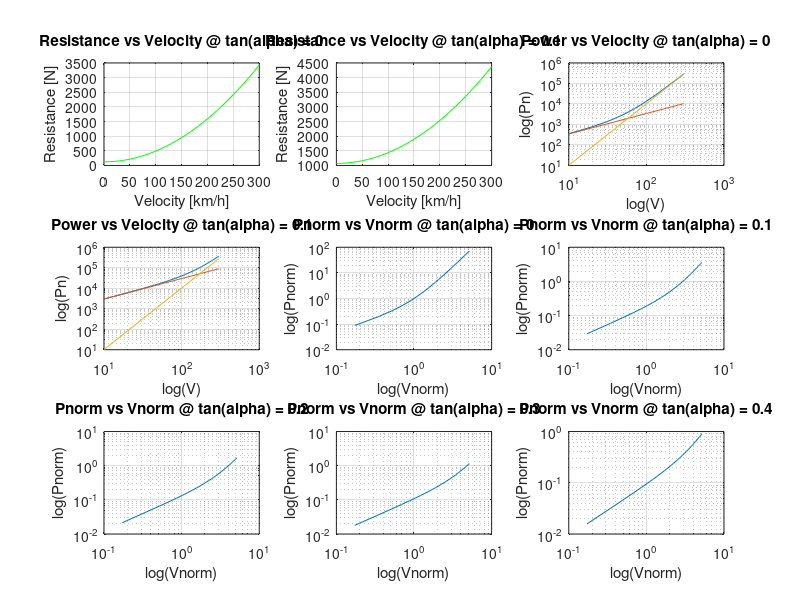
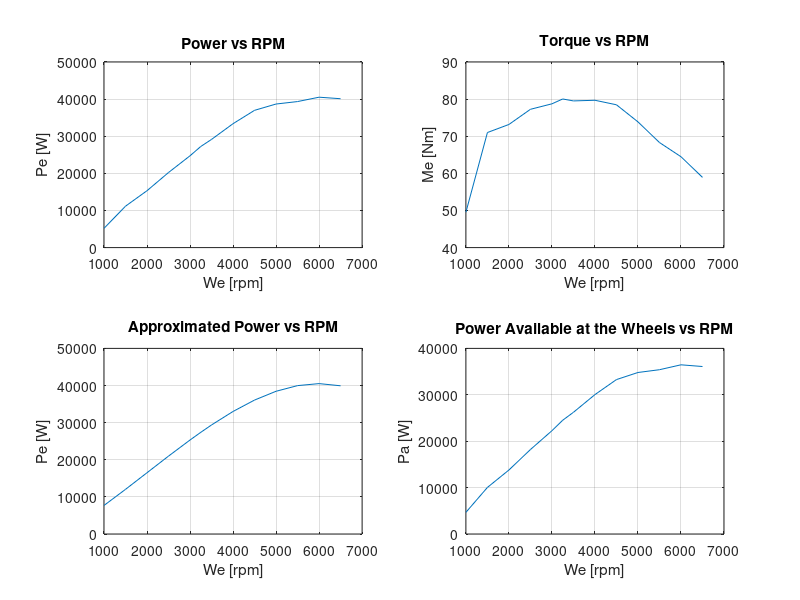
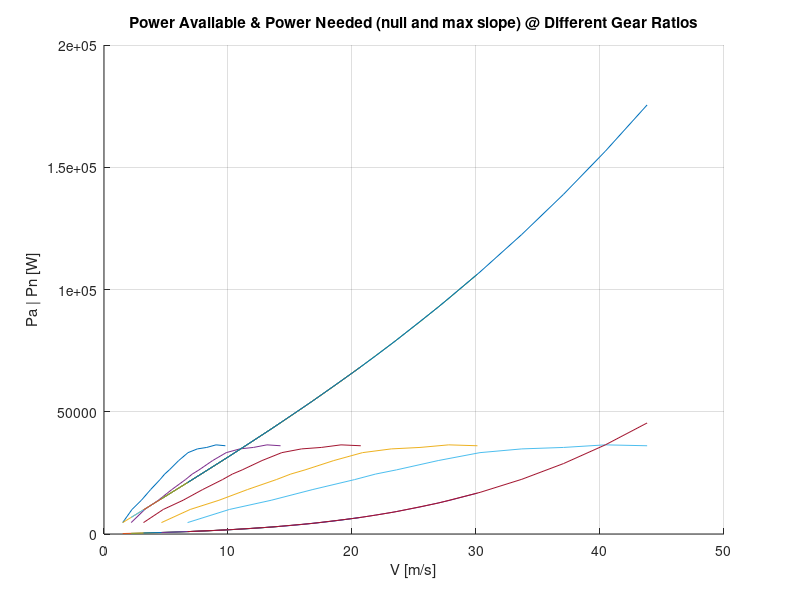
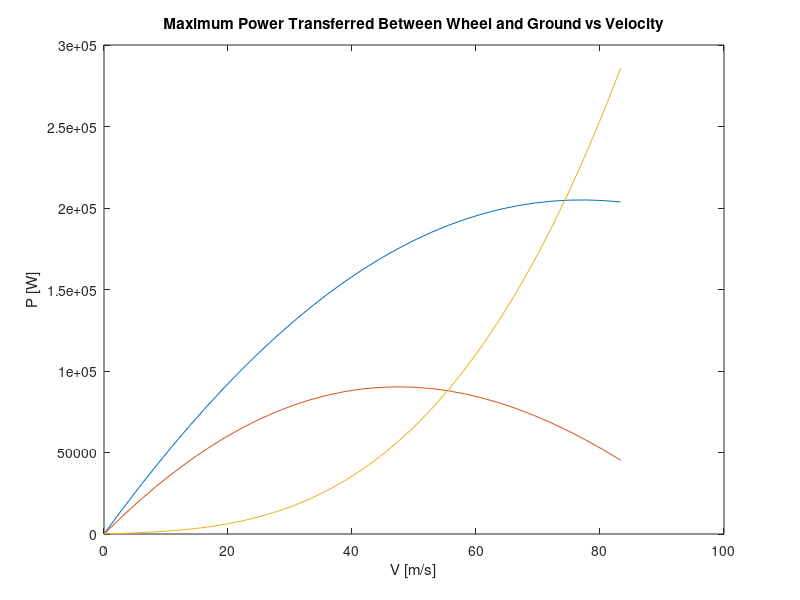

Source code (MATLAB) for these figures, in order: (Note: this script raises an error after producing the figures.)
clear all
clc

% Define Given Constants
Cx = .35; %[-]
S = 1.82; %[m^2]
m = 970; %[kg]
Vcil = 1040; %[cm^3]
Tf = .281; %[-]
wmin = 850; %[rpm]
efficiencyt = .9; %[-]
l = 2.3; %[m]
a = 1.15; %[m]
b=l-a;
hG = .5; %[m]
wheel_indication = '155/65R13';
R0 = 13*25.4/2 + .65*155; %[mm]
Re = .98*R0*10^-3; % [m]
N = 5; %[-]
ts = 1; %[s]
Je = .08; %[kg.m^2]
Jw = 1.6; %[kg.m^2]
Jt = Jw; %[kg.m^2]
g = 9.81; % [m/s^2]
ro = 1.3; %[kg/m^2]
alpha = atan(0:0.1:0.4); %[-]
f0 = .013; %[-]
K = 6.51*10^-6; %[s^2/m^2] 

% POWER NEEDED FOR MOTION

% Take Artbitrary Velocity Interval
vKm = 0:10:300; %[km/h]
vm = (vKm./3.6); %[m/s]

% Declare All Vectors/Matrices As Zeros
A = zeros(5, 1);
B = zeros(5, 1);
R = zeros(5, 31);
Pn = zeros(5, 31);
Pnorm = zeros(5, 31);
Pcar = zeros(5, 1);
Vcar = zeros(5, 1);
Av = zeros(5, 31);
Bv3 = zeros(5, 31);

% Calculate A, B, Vcar, Pcar, R, Av, Bv^3, Pn, Pnorm and Vnorm at 5
% different inclinations
for i = 1:5
    A(i) = m*g*(f0*cos(alpha(i)) + sin(alpha(i))); %[N]
    B(i) = m*g*K*cos(alpha(i)) + 0.5*ro*S*Cx; %[kg/m]

    Vcar(i) = sqrt(A(1)/B(1)); %[m/s]
    Pcar(i) = 2*A(i)*sqrt(A(i)/B(i)); %[W]
        
    for j = 1:31
        R(i, j) = A(i) + B(i)*(vm(j)^2); %[N]
        Av(i, j) = A(i)*vm(j); %[W]
        Bv3(i, j) = B(i)*vm(j)^3; %[W]
        Pn(i, j) = Av(i, j) + Bv3(i, j); %[W]
        Pnorm(i, j) = Pn(i, j)/Pcar(i); %[-]
    end

    Vnorm = vm/Vcar(i); %[-]
    
end

% Plot The Required Graphs In Part I

figure; hold on;

for i = 1:2
    subplot(3, 3, i);
    plot(vKm, R(i, 1:31), 'g');
    xlabel('Velocity [km/h]');
    ylabel('Resistance [N]');
    title(['Resistance vs Velocity @ tan(alpha) = ', num2str(tan(alpha(i)))]);
    grid on;
end

for i = 1:2
    subplot(3, 3, i+2);
    loglog(vKm, Pn(i, 1:31)); hold on;
    loglog(vKm, Av(i, 1:31));
    loglog(vKm, Bv3(i, 1:31));
    xlabel('log(V)');
    ylabel('log(Pn)');
    title(['Power vs Velocity @ tan(alpha) = ', num2str(tan(alpha(i)))]);
    grid on;
end

for i = 1:5
    subplot(3, 3, i+4);
    loglog(Vnorm, Pnorm(i, 1:31));
    xlabel('log(Vnorm)');
    ylabel('log(Pnorm)');
    title(['Pnorm vs Vnorm @ tan(alpha) = ', num2str(tan(alpha(i)))]);
    grid on;
end

% COMPUTATION OF THE MAXIMUM POWER AVAILABLE AT THE WHEELS

% Define RPM and MEP As Given In Engine Map
werpm = [1000, 1500, 2000, 2500, 3000, 3250, 3500, 4000, 4500, 5000, 5500, 6000, 6500]; %[rpm]
we = (2*pi/60).*werpm; %[rad/s]
mep = [5.985, 8.5785, 8.841, 9.3345, 9.513, 9.6705, 9.6075, 9.6285, 9.4815, 8.9250, 8.2530, 7.791, 7.119]; %[bar]

% Using a four stroke engine
k = .5;

% Declare Pe And Me Vectors As Zeros
Pe = zeros(13, 1);
Me = zeros(13, 1);

% Calculate Pe And Me At Different Engine Rotational Speed
for i = 1:13
   Pe(i) =  .1*k*mep(i)*Vcil*we(i)/(2*pi); % [W]
   Me(i) = Pe(i)/we(i); % [Nm]
end

% Plot The Required Graphs In Part II

figure; hold on;
subplot(2, 2, 1);
plot(werpm, Pe);
xlabel('We [rpm]');
ylabel('Pe [W]');
title('Power vs RPM');
grid on;
subplot(2, 2, 2);
plot(werpm, Me);
xlabel('We [rpm]');
ylabel('Me [Nm]');
title('Torque vs RPM');
grid on;

% Obtain Maximum Power And Corresponding We
[Pmax, imax] = max(Pe); % [W]
wemax = we(imax); % [rad/s]

% Declare Summation Terms And Approximated Power As Zeros Vectors
Pi = zeros(3, 1);
Peapp = zeros(13, 1);

% Calculate The Terms Of The Summation
for i = 1:3
    Pi(i) = Pmax/(wemax^i);
end
Pi(3) = -Pi(3);

% Calculate The Approximated Value Of The Power
for i= 1:13
    for j = 1:3
       Peapp(i) = Peapp(i) + Pi(j)*we(i)^j; % [W]
    end
end

% Plot The Graph Of The Approximated Value

subplot(2, 2, 3);
plot(werpm, Peapp);
xlabel('We [rpm]');
ylabel('Pe [W]');
title('Approximated Power vs RPM');
grid on;

% Calculate The Power Available At The Wheels
Pa = zeros(13, 1);
Paapp = zeros(13, 1);
for i = 1:13
   Pa(i) = efficiencyt*Pe(i); % [W]
   Paapp(i) = efficiencyt*Peapp(i); % [W]
end

% Plot The Graph Of Power Available At The Wheels

subplot(2, 2, 4);
plot(werpm, Pa);
xlabel('We [rpm]');
ylabel('Pa [W]');
title('Power Available at the Wheels vs RPM');
grid on;

% GRADEABILITY AND INITIAL CHOICE OF THE TRANSMISSION RATIOS

% Calculate Maximum Speed Vehicle Can Reach
Pamax = max(Pa);
Astar = power(Pamax/(2*B(1)), 1/3);
Bstar = sqrt(1+(4*A(1)^3/(27*(Pamax^2)*B(1))));
Vmax = Astar*(power(Bstar+1, 1/3)-power(Bstar-1, 1/3)); % [m/s]

% Calculate Gear Ratios
Tgtop = Vmax/(Tf*Re*wemax); %[-]
alphamax = atan(.33); %[-]
Tgbottom = Me(1)*efficiencyt/(Tf*Re*m*g*(f0*cos(alphamax)+sin(alphamax))); %[-]
Tgi = zeros(5, 1);
Tgi(1) = Tgbottom;
Tgi(5) = Tgtop;
for i = 2:4
   Tgi(i) = Tgi(i-1)*power((Tgtop/Tgbottom), 1/(N-1)); %[-] 
end

% Calculate Vehicle Speed According To We And Gear Ratios
Vw = zeros(5, 13);
for i = 1:5
   for j = 1:13
       Vw(i, j) = we(j)*Tf*Tgi(i)*Re; % [m/s]
   end
end

Avw = zeros(5, 13, 2);
Bvw3 = zeros(5, 13, 2);

for i = 1:5
    for j = 1:13
        Avw(i, j, 1) = A(1)*Vw(i, j);
        Bvw3(i, j, 1) = B(1)*Vw(i, j)^3;
    end
end

Aw = m*g*(f0*cos(alphamax) + sin(alphamax)); %[N]
Bw = m*g*K*cos(alphamax) + .5*ro*S*Cx; %[kg/m]

for i = 1:5
    for j = 1:13
        Avw(i, j, 2) = Aw*Vw(i, j);
        Bvw3(i, j, 2) = Bw*Vw(i, j)^3;
    end
end

Pnw = zeros(5, 13, 2);
for i = 1:2
   for j = 1:5
       for kz = 1:13
            Pnw(j, kz, i) = Avw(j, kz, i) + Bvw3(j, kz, i); 
       end
   end
end

figure;  hold on;
for i = 1:5
    plot(Vw(i, 1:13), Pa, Vw(i, 1:13), Pnw(i, 1:13, 1), Vw(i, 1:13), Pnw(i, 1:13, 2));
end
xlabel('V [m/s]');
ylabel('Pa | Pn [W]');
title('Power Available & Power Needed (null and max slope) @ Different Gear Ratios');

grid on;

% MAXIMUM POWER THAT CAN BE TRANSFERRED BY THE TIRES TO THE GROUND

% Define Constants
c1 = [1.1, .8];
c2 = [6, 8]*10^-3;

% Calculate Dx
Rl = 0.92*R0*10^-3;
Dx = Rl.*(f0+K.*vm.^2);

% Calculate Fz1 and Fz2
K1 = ro*S*Cx*hG/2/m/g;
K2 = -K1;
Fz1 = m*g*(b-Dx-K1.*vm.^2)/l;
Fz2 = m*g*(a+Dx-K2.*vm.^2)/l;

% Calculate Maximum Power Transferred in Dry/Wet Conditions
uip(1,1:31) = c1(1) - c2(1).*vm;
uip(2,1:31) = c1(2) - c2(2).*vm;
PmaxWG(1,1:31) = (Fz1).*uip(1,1:31).*vm;
PmaxWG(2,1:31) = (Fz1).*uip(2,1:31).*vm;

% Plot Required Graphs

figure;
plot(vm, PmaxWG(1, 1:31), vm, PmaxWG(2, 1:31), vm, Pn(1, 1:31));
title('Maximum Power Transferred Between Wheel and Ground vs Velocity');
xlabel('V [m/s]');
ylabel('P [W]');

% Obtain The Maximum Velocity
interD = InterX([vm;PmaxWG(1, 1:31)],[vm;Pn]);
interW = InterX([vm;PmaxWG(2, 1:31)],[vm;Pn]);
VmaxWG(1,1) = interD(1,2);
VmaxWG(1,2) = interW(1,2);

% ACCELERATION PERFORMANCE

% Compute Equivalent Mass
me = m + Jt/(Re*Tf)^2 + Je/(Re*Tf)^2./Tgi.^2;

% Compute Maximum Acceleration
amax = zeros(5, 13);
for i = 1:5
   for j = 1:13
      amax(i, j) = (Pa(j)-Pnw(i,j))/(me(i)*Vw(i,j));
   end
end

% In this case we realise that at 5th gear ratio the maximum velocity is
% attained at the index = 12; therefore, theoratically we get a negative
% acceleration which we must substitute by 0 since the acceleration goes to
% 0 (in ideal case) when a body reached its maximum speed
amax(5,13) = 0;

% Plot Maximum Acceleration
oneOamax = 1./amax;
figure; hold on;

for i = 1:5
   plot(Vw(i, 1:13), amax(i, 1:13));
end
title('Maximum Acceleration vs Veloctiy');
xlabel('V [m/s]');
ylabel('A [m/s^2]');
grid on;

% Find Points of Intersections
x = [Vw(1, 13) Vw(2,13) Vw(3,13), 100/3.6];
y = [0 4];
F0 = [Vw(1,1);oneOamax(1,1)];
F1 = InterX([Vw(1,1:13);oneOamax(1,1:13)],[Vw(2,1:13);oneOamax(2,1:13)]);
F2 = InterX([Vw(3,1:13);oneOamax(3,1:13)],[[x(2) x(2)];[y(1) y(2)]]);
F3 = InterX([Vw(4,1:13);oneOamax(4,1:13)],[[x(3) x(3)];[y(1) y(2)]]);
F4 = InterX([Vw(4,1:13);oneOamax(4,1:13)],[[x(4) x(4)];[y(1) y(2)]]);
F = [F1 F2 F3 F4];

% Find Increments for Different Intervals
I = [F1(1)-F0(1), F2(1)-F1(1), F3(1)-F2(1), F4(1)-F3(1)]/10;

% Calculate New Ideal Velocity Vector
newV = zeros(1, 40);
base = Vw(1,1);
for i = 1:4
   for j = (10*i-9):10*i
      newV(j) =  base + I(i)*(j-10*(i-1));
   end
   base = newV(j);
end

% Calculate New Actual Velocity Vector

newVactual = zeros(1, 43);
for i = 43:-1:35
   newVactual(i) = newV(i-3);
end
newVactual(34) = newV(30);
newVactual(33) = newV(30);
for i = 32:-1:24
   newVactual(i) = newV(i-2); 
end
newVactual(23) = newV(20);
newVactual(22) = newV(20);
for i=21:-1:13
   newVactual(i) = newV(i-1); 
end
newVactual(12) = newV(10);
newVactual(11) = newV(10);
for i = 10:-1:1
   newVactual(i) = newV(i);
end

% Calculate New 1/Acceleration Vector
newA = zeros(1, 40);
for i = 1:4
    for j = (10*i-9):10*i
        POINT = InterX([Vw(i,1:13);oneOamax(i,1:13)],[[newV(j) newV(j)];[y(1) y(2)]]);
        newA(j) = POINT(2);
    end
end

% Calculate Ideal Time Using Numerical Integration
Time = zeros(1, 40);
Time(2) = trapz([Vw(1,1) newV(1)],[oneOamax(1,1), newA(1)]);
for i = 3:40
    if (i==22 || i==32)
        index = (i - rem(i,10))/10;
        Time(i) = Time(i-1) + trapz([newV(i-2) newV(i-1)],[F(2, index) newA(i-1)]);
    else
        Time(i) = Time(i-1) + trapz([newV(i-2) newV(i-1)],[newA(i-2) newA(i-1)]);
    end
end

% Calculate Actual Time Using Numerical Integration
TimeActual = zeros(1,43);
TimeActual(2) = trapz([Vw(1,1) newV(1)],[oneOamax(1,1), newA(1)]);
for i = 3:11
    TimeActual(i) = TimeActual(i-1) + trapz([newV(i-2) newV(i-1)],[newA(i-2) newA(i-1)]);
end
TimeActual(12) = TimeActual(11) + ts;
for i = 13:22
    TimeActual(i) = TimeActual(i-1) + trapz([newV(i-3) newV(i-2)],[newA(i-3) newA(i-2)]);
end
TimeActual(23) = TimeActual(22) + ts;
TimeActual(24) = TimeActual(23) + trapz([newV(20) newV(21)],[F(2, 2) newA(21)]);
for i = 25:33
    TimeActual(i) = TimeActual(i-1) + trapz([newV(i-4) newV(i-3)],[newA(i-4) newA(i-3)]);
end
TimeActual(34) = TimeActual(33) + ts;
TimeActual(35) = TimeActual(34) + trapz([newV(30) newV(31)],[F(2, 3) newA(31)]);
for i = 36:43
   TimeActual(i) = TimeActual(i-1) + trapz([newV(i-5) newV(i-4)],[newA(i-5) newA(i-4)]);
end

% Plot Graph of V vs T

figure; hold on;
plot(Time, newV);
plot(TimeActual, newVactual);
legend('Theretical Velocity', 'Actual Velocity');
title('Velocity vs Time');
xlabel('Time [s]');
ylabel('Velocity [m/s]');

% FUEL CONSUMPTION

% Define Constant(s)
rof = 739; % Fuel Density [kg/m^3]
Qm = .62/3600; % Volumetric Flow at idle [l/s];
H = 4.4*10^7; % [J/Kg]

% Define Test Velocity and Time Vectors
Vece15 = [0 0 4.17 4.17 0 0 8.89 8.89 0 0 13.89 13.89 8.89 8.89 0];
Tece15 = [0 11 15 27 32 49 61 85 96 117 143 155 163 176 188];

Veudc = [0 0 19.44 19.44 13.89 13.89 19.44 19.44 27.78 27.78 33.33 33.33 0 0];
Teudc = [0 20 61 111 119 188 201 251 286 316 336 346 380 400];

% Find Equation of All Straight Lines

CoeffEce15 = zeros(14, 2);

for i = 2:14
    CoeffEce15(i, 1:2) = polyfit(Tece15(i:i+1), Vece15(i:i+1), 1); 
end

CoeffEudc = zeros(13, 2);
for i = 2:13
    CoeffEudc(i, 1:2) = polyfit(Teudc(i:i+1), Veudc(i:i+1), 1); 
end

% Find Instantaneous Velocity and Time at Each Second

ViEce15 = zeros(1, 110);
TiEce15 = zeros(1, 110);
ind = 1;
for i = 1:14
    if(Vece15(i+1) >= Vece15(i) && Vece15(i+1) ~=0)
        for j = Tece15(i):Tece15(i+1)
            ViEce15(ind) = CoeffEce15(i,1)*j + CoeffEce15(i,2);
            TiEce15(ind) = j;
            ind = ind+1;
        end
    end 
end

ViEudc = zeros(1, 327);
TiEudc = zeros(1, 327);
ind = 1;
for i = 1:13
   if (Veudc(i+1) >= Veudc(i) && Veudc(i+1) ~= 0)
      for j = Teudc(i):Teudc(i+1)
         ViEudc(ind) = CoeffEudc(i,1)*j + CoeffEudc(i,2);
         TiEudc(ind) = j;
         ind = ind + 1;
      end
   end
end

Vmi = zeros(1, 109);
for i = 1:109
   Vmi(i) = mean([ViEce15(i) ViEce15(i+1)]);
end

VmiE = zeros(1, 326);
for i = 1:326
   VmiE(i) = mean([ViEudc(i) ViEudc(i+1)]);
end

flags = zeros(1, 110);
ind = 1;

for i = 1:110
    flag = 0;
    
   for j = 1:110
       if(ViEce15(j) == ViEce15(i) && flags(i) == 1)
           flag = 1;
       end
   end
   
   if (flag == 0)
       VaEce15(ind) = ViEce15(i);
       for kz = i:110
          if (ViEce15(kz) == ViEce15(i))
              flags(kz) = 1;
          end
       end
       ind = ind + 1;
   end
end

flagsE = zeros(1, 327);
ind = 1;

for i = 1:327
    flag = 0;
    
   for j = 1:327
       if(ViEudc(j) == ViEudc(i) && flagsE(i) == 1)
           flag = 1;
       end
   end
   
   if (flag == 0)
       VaEudc(ind) = ViEudc(i);
       ind = ind + 1;
       for kz = 1:327
          if (ViEudc(kz) == ViEudc(i))
              flagsE(kz) = 1;
          end
       end
   end
end

for i = 1:51
    if (i<6)
       VEce15(i) = VaEce15(i);
    elseif (i>8 && i<21)
        VEce15(i-3) = VaEce15(i);
    elseif (i>21 && i<48)
        VEce15(i-4) = VaEce15(i);
    elseif (i>50)
        VEce15(44) = VaEce15(i);
    end
end

for i = 1:117
   if(i<43)
       VEudc(i) = VaEudc(i);
   elseif (i==45)
       VEudc(i-2) = VaEudc(i);
   elseif (i>47 && i<60)
       VEudc(i-4) = VaEudc(i);
   elseif (i>60 && i<96)
       VEudc(i-5) = VaEudc(i);
   elseif(i>96 && i<117)
      VEudc(i-6) = VaEudc(i); 
   end
end

WeiEce15 = zeros(1, 110);
for i = 1:110
    if (ViEce15(i) < 0.1)
        WeiEce15(i) = 1000;
        
    elseif (ViEce15(i) > 0 && ViEce15(i) < F1(1))
        WeiEce15(i) = ViEce15(i)/Tgi(1)/Tf/Re*60/2/pi;
        
    elseif (ViEce15(i) > F1(1) && ViEce15(i) < F2(1))
        WeiEce15(i) = ViEce15(i)/Tgi(2)/Tf/Re*60/2/pi;
    end
end

WeEce15 = zeros(1, 44);
for i = 1:44
    if (VEce15(i) < 0.1)
        WeEce15(i) = 1000;
        
    elseif (VEce15(i) > 0 && VEce15(i) < F1(1))
        WeEce15(i) = VEce15(i)/Tgi(1)/Tf/Re*60/2/pi;
        
    elseif (VEce15(i) > F1(1) && VEce15(i) < F2(1))
        WeEce15(i) = VEce15(i)/Tgi(2)/Tf/Re*60/2/pi;
    end
end

WeiEudc = zeros(1, 327);
for i = 1:327
    if (ViEudc(i) < 0.1)
        WeiEudc(i) = 1000;
        
    elseif (ViEudc(i) > 0.1 && ViEudc(i) < F1(1))
        WeiEudc(i) = ViEudc(i)/Tgi(1)/Tf/Re*60/2/pi;
        
    elseif (ViEudc(i) > F1(1) && ViEudc(i) < F2(1))
        WeiEudc(i) = ViEudc(i)/Tgi(2)/Tf/Re*60/2/pi;
    
    elseif (ViEudc(i) > F2(1) && ViEudc(i) < F3(1))
        WeiEudc(i) = ViEudc(i)/Tgi(3)/Tf/Re*60/2/pi;
        
    elseif (ViEudc(i) > F3(1) && ViEudc(i) < Vw(4, 13))
        WeiEudc(i) = ViEudc(i)/Tgi(4)/Tf/Re*60/2/pi;
    else
        WeiEudc(i) = ViEudc(i)/Tgi(5)/Tf/Re*60/2/pi;
    end
end

WeEudc = zeros(1, 110);
for i = 1:110
    if (VEudc(i) < 0.1)
        WeEudc(i) = 1000;
        
    elseif (VEudc(i) > 0.1 && VEudc(i) < F1(1))
        WeEudc(i) = VEudc(i)/Tgi(1)/Tf/Re*60/2/pi;
        
    elseif (VEudc(i) > F1(1) && VEudc(i) < F2(1))
        WeEudc(i) = VEudc(i)/Tgi(2)/Tf/Re*60/2/pi;
    
    elseif (VEudc(i) > F2(1) && VEudc(i) < F3(1))
        WeEudc(i) = VEudc(i)/Tgi(3)/Tf/Re*60/2/pi;
        
    elseif (VEudc(i) > F3(1) && VEudc(i) < Vw(4, 13))
        WeEudc(i) = VEudc(i)/Tgi(4)/Tf/Re*60/2/pi;
    else
        WeEudc(i) = VEudc(i)/Tgi(5)/Tf/Re*60/2/pi;
    end
end

PeEce15 = zeros (1, 44);
for i = 1:44
   for j = 1:12
      if (WeEce15(i) > werpm(j) && WeEce15(i) < werpm(j+1))
          coeff = polyfit([werpm(j) werpm(j+1)], [Pe(j) Pe(j+1)], 1);
          PeEce15(i) = coeff(1)*WeEce15(i) + coeff(2);
          
      else
          coeff = polyfit([0 werpm(1)], [0 Pe(1)], 1);
          PeEce15(i) = coeff(1)*WeEce15(i) + coeff(2);
      end
   end
end

PeEudc = zeros (1, 110);
for i = 1:110
   for j = 1:12
      if (WeEudc(i) > werpm(j) && WeEudc(i) < werpm(j+1))
          coeff = polyfit([werpm(j) werpm(j+1)], [Pe(j) Pe(j+1)], 1);
          PeEudc(i) = coeff(1)*WeEudc(i) + coeff(2);
          
      else
          coeff = polyfit([0 werpm(1)], [0 Pe(1)], 1);
          PeEudc(i) = coeff(1)*WeEudc(i) + coeff(2);
      end
   end
end

PmeEce15 = zeros(1,44);
for i = 1:44
   PmeEce15(i) = 10*PeEce15(i)/Vcil/k/(WeEce15(i)/60);
end

coeff(1,1:2) = polyfit([0 werpm(1)], [1/H, 220.11], 1);
coeff(2,1:2) = polyfit([werpm(1) werpm(2)], [220.11 205.94], 1);
coeff(3, 1:2) = polyfit([werpm(2) werpm(3)], [205.94 205.61], 1);
coeff(4,1:2) = polyfit([werpm(3) werpm(4)], [205.61 201.58], 1);
coeff(5,1:2) = polyfit([werpm(4) werpm(5)], [201.58 204.2], 1);
coeff(6, 1:2) = polyfit([werpm(5) werpm(6)], [204.2 206.08], 1);
coeff(7, 1:2) = polyfit([werpm(6) werpm(7)], [206.08 207.39], 1);
coeff(8, 1:2) = polyfit([werpm(7) werpm(8)], [207.39 211.16], 1);
coeff(9, 1:2) = polyfit([werpm(8) werpm(9)], [211.16 212.22], 1);
coeff(10, 1:2) = polyfit([werpm(9) werpm(10)], [212.22 216.16], 1);
coeff(11, 1:2) = polyfit([werpm(10) werpm(11)], [216.16 222.5], 1);
coeff(12, 1:2) = polyfit([werpm(11) werpm(12)], [222.5 235], 1);
coeff(13, 1:2) = polyfit([werpm(12) werpm(13)], [221.89 286.06], 1);

q = zeros(1, 44);
q(1) = 220.11/(1000*3600*745.7);
kz = 1;
for i = 2:44
    if (WeEce15(i)<1000)
            kz = 1;
            
    else
        for j = 1:12
            if(WeEce15(i)>werpm(j) && WeEce15(i)<werpm(j+1))
                kz = j;
            end
        end
    end
   q(i) = (coeff(kz, 1)*WeEce15(i) + coeff(kz, 2))/(1000*3600*745.7);
end

Q1i = zeros(1, 103);
kz=1;
ind = 1;
for i = 1:109
    if(TiEce15(i)~=TiEce15(i+1))
        if (ViEce15(i) > 0.1)
            for j = 1:44
                if (ViEce15(i) == VEce15(j))
                    kz = j;
                end
            end
            
        else
            for j = 1:44
                if (ViEce15(i+1) == VEce15(j))
                    kz = j;
                end
            end
        end
        
        if (ViEce15(i) < F1(1))
            Q1i(ind) = ((A(1)*Vmi(i)+B(1)*Vmi(i)^3) + me(1)*Vmi(i)*((ViEce15(i+1)-ViEce15(i))))*q(kz)/rof/Tf;
            ind = ind + 1;
        else
            Q1i(ind) = ((A(1)*Vmi(i)+B(1)*Vmi(i)^3) + me(2)*Vmi(i)*((ViEce15(i+1)-ViEce15(i))))*q(kz)/rof/Tf;
            ind = ind + 1;
        end
    end
end

 Qzeros1 = Qm*49;
 QiOne = 3*(sum(Q1i) + Qzeros1);
 
 
PmeEudc = zeros(1,110);
for i = 1:110
   PmeEudc(i) = 10*PeEudc(i)/Vcil/k/(WeEudc(i)/60);
end

coeff(14, 1:2) = polyfit([werpm(12) werpm(13)], [225.65 286.06], 1);

q2 = zeros(1, 110);
q2(1) = 220.11/(1000*3600*745.7);

kz=1;
for i = 2:110
    if (WeEudc(i)<1000)
        kz=1;
    else
        for j = 1:12
           if(WeEudc(i)>werpm(j) && WeEudc(i)<werpm(j+1))
              kz = j; 
           end
        end
        if(kz==13 && PmeEudc(i)<7.2)
           kz=14; 
        end
    end
   q2(i) = (coeff(kz, 1)*WeEudc(i) + coeff(kz, 2))/(1000*3600*745.7);
end


kz=1;
ind = 1;
for i = 1:326
    if(TiEudc(i)~=TiEudc(i+1))
        if (ViEudc(i) > 0.1)
            for j = 1:110
                if (ViEudc(i) == VEudc(j))
                    kz = j;
                end
            end
            
        else
            for j = 1:110
                if (ViEudc(i+1) == VEudc(j))
                    kz = j;
                end
            end
        end
        
        if (ViEudc(i)<F1(1))
            Q2i(ind) = ((A(1)*VmiE(i)+B(1)*VmiE(i)^3) + me(1)*VmiE(i)*(ViEudc(i+1)-ViEudc(i)))*q2(kz)/rof/Tf;
            ind = ind + 1;
        elseif (ViEudc(i)>F1(1) && ViEudc(i)<F2(1))
            Q2i(ind) = ((A(1)*VmiE(i)+B(1)*VmiE(i)^3) + me(2)*VmiE(i)*(ViEudc(i+1)-ViEudc(i)))*q2(kz)/rof/Tf;
            ind = ind + 1;
        elseif (ViEudc(i)>F2(1) && ViEudc(i)<F3(1))
            Q2i(ind) = ((A(1)*VmiE(i)+B(1)*VmiE(i)^3) + me(3)*VmiE(i)*(ViEudc(i+1)-ViEudc(i)))*q2(kz)/rof/Tf;
            ind = ind + 1;
        elseif (ViEudc(i)>F3(1) && ViEudc(i)<Vw(4,13))
            Q2i(ind) = ((A(1)*VmiE(i)+B(1)*VmiE(i)^3) + me(4)*VmiE(i)*(ViEudc(i+1)-ViEudc(i)))*q2(kz)/rof/Tf;
            ind = ind + 1;
        else
            Q2i(ind) = ((A(1)*VmiE(i)+B(1)*VmiE(i)^3) + me(5)*VmiE(i)*(ViEudc(i+1)-ViEudc(i)))*q2(kz)/rof/Tf;
            ind = ind + 1;
        end
    end
end

Qzeros2 = Qm*40;
QiTwo = sum(Q2i) + Qzeros2;

Qtotal = 100*(QiOne + QiTwo);
